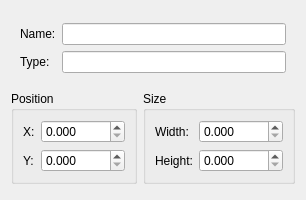
<?xml version="1.0" encoding="UTF-8"?>
<ui version="4.0">
 <class>ObjectPropertiesDialog</class>
 <widget class="QWidget" name="ObjectPropertiesDialog">
  <property name="geometry">
   <rect>
    <x>0</x>
    <y>0</y>
    <width>274</width>
    <height>200</height>
   </rect>
  </property>
  <property name="sizePolicy">
   <sizepolicy hsizetype="Expanding" vsizetype="Fixed">
    <horstretch>0</horstretch>
    <verstretch>0</verstretch>
   </sizepolicy>
  </property>
  <property name="baseSize">
   <size>
    <width>0</width>
    <height>0</height>
   </size>
  </property>
  <property name="windowTitle">
   <string>Form</string>
  </property>
  <layout class="QGridLayout" name="gridLayout">
   <property name="sizeConstraint">
    <enum>QLayout::SetDefaultConstraint</enum>
   </property>
   <item row="2" column="0">
    <widget class="QGroupBox" name="positionGroupBox">
     <property name="sizePolicy">
      <sizepolicy hsizetype="Fixed" vsizetype="Fixed">
       <horstretch>0</horstretch>
       <verstretch>0</verstretch>
      </sizepolicy>
     </property>
     <property name="title">
      <string>Position</string>
     </property>
     <layout class="QFormLayout" name="formLayout_2">
      <item row="0" column="0">
       <widget class="QLabel" name="xLabel">
        <property name="text">
         <string>X:</string>
        </property>
       </widget>
      </item>
      <item row="0" column="1">
       <widget class="QDoubleSpinBox" name="x">
        <property name="decimals">
         <number>3</number>
        </property>
        <property name="maximum">
         <double>99999.990000000005239</double>
        </property>
       </widget>
      </item>
      <item row="1" column="0">
       <widget class="QLabel" name="yLabel">
        <property name="text">
         <string>Y:</string>
        </property>
       </widget>
      </item>
      <item row="1" column="1">
       <widget class="QDoubleSpinBox" name="y">
        <property name="decimals">
         <number>3</number>
        </property>
        <property name="maximum">
         <double>99999.990000000005239</double>
        </property>
       </widget>
      </item>
     </layout>
    </widget>
   </item>
   <item row="2" column="1">
    <widget class="QGroupBox" name="sizeGroupBox">
     <property name="sizePolicy">
      <sizepolicy hsizetype="Fixed" vsizetype="Fixed">
       <horstretch>0</horstretch>
       <verstretch>0</verstretch>
      </sizepolicy>
     </property>
     <property name="title">
      <string>Size</string>
     </property>
     <layout class="QFormLayout" name="formLayout_3">
      <item row="0" column="0">
       <widget class="QLabel" name="widthLabel">
        <property name="text">
         <string>Width:</string>
        </property>
       </widget>
      </item>
      <item row="0" column="1">
       <widget class="QDoubleSpinBox" name="width">
        <property name="decimals">
         <number>3</number>
        </property>
        <property name="maximum">
         <double>99999.990000000005239</double>
        </property>
       </widget>
      </item>
      <item row="1" column="0">
       <widget class="QLabel" name="heightLabel">
        <property name="text">
         <string>Height:</string>
        </property>
       </widget>
      </item>
      <item row="1" column="1">
       <widget class="QDoubleSpinBox" name="height">
        <property name="decimals">
         <number>3</number>
        </property>
        <property name="maximum">
         <double>99999.990000000005239</double>
        </property>
       </widget>
      </item>
     </layout>
    </widget>
   </item>
   <item row="1" column="0" colspan="2">
    <widget class="QWidget" name="widget" native="true">
     <property name="sizePolicy">
      <sizepolicy hsizetype="Expanding" vsizetype="Fixed">
       <horstretch>0</horstretch>
       <verstretch>0</verstretch>
      </sizepolicy>
     </property>
     <layout class="QFormLayout" name="formLayout">
      <item row="0" column="0">
       <widget class="QLabel" name="nameLabel">
        <property name="text">
         <string>Name:</string>
        </property>
       </widget>
      </item>
      <item row="1" column="0">
       <widget class="QLabel" name="typeLabel">
        <property name="text">
         <string>Type:</string>
        </property>
       </widget>
      </item>
      <item row="0" column="1">
       <widget class="QLineEdit" name="name"/>
      </item>
      <item row="1" column="1">
       <widget class="QLineEdit" name="type"/>
      </item>
     </layout>
    </widget>
   </item>
  </layout>
 </widget>
 <resources/>
 <connections/>
</ui>
